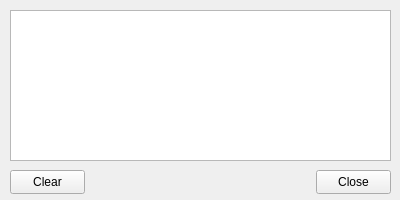
<?xml version="1.0" encoding="UTF-8"?>
<ui version="4.0">
 <class>NoteDebugWindow</class>
 <widget class="QMainWindow" name="NoteDebugWindow">
  <property name="geometry">
   <rect>
    <x>0</x>
    <y>0</y>
    <width>400</width>
    <height>200</height>
   </rect>
  </property>
  <property name="minimumSize">
   <size>
    <width>400</width>
    <height>200</height>
   </size>
  </property>
  <property name="maximumSize">
   <size>
    <width>400</width>
    <height>200</height>
   </size>
  </property>
  <property name="windowTitle">
   <string>Note Debugging</string>
  </property>
  <widget class="QWidget" name="centralwidget">
   <widget class="QPushButton" name="clear_button">
    <property name="geometry">
     <rect>
      <x>10</x>
      <y>170</y>
      <width>75</width>
      <height>24</height>
     </rect>
    </property>
    <property name="text">
     <string>Clear</string>
    </property>
   </widget>
   <widget class="QTextBrowser" name="note_debug_display">
    <property name="geometry">
     <rect>
      <x>10</x>
      <y>10</y>
      <width>381</width>
      <height>151</height>
     </rect>
    </property>
   </widget>
   <widget class="QPushButton" name="close_button">
    <property name="geometry">
     <rect>
      <x>316</x>
      <y>170</y>
      <width>75</width>
      <height>24</height>
     </rect>
    </property>
    <property name="text">
     <string>Close</string>
    </property>
   </widget>
  </widget>
 </widget>
 <resources/>
 <connections/>
</ui>
